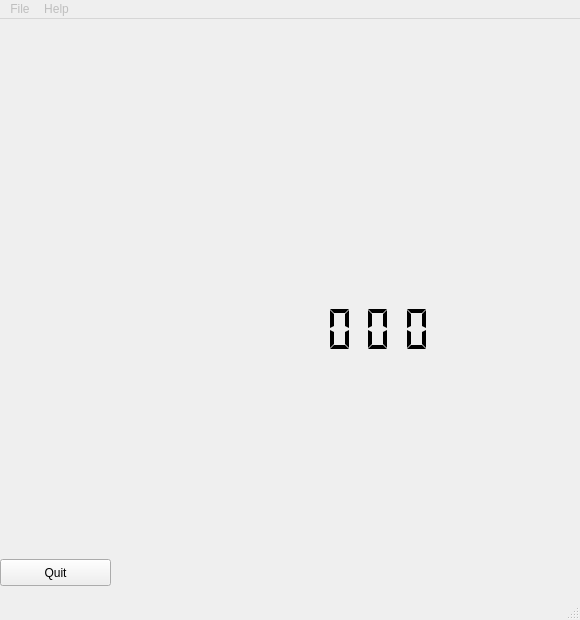
<?xml version="1.0" encoding="UTF-8"?>
<ui version="4.0">
 <class>QtemuReptar</class>
 <widget class="QMainWindow" name="QtemuReptar">
  <property name="geometry">
   <rect>
    <x>0</x>
    <y>0</y>
    <width>580</width>
    <height>620</height>
   </rect>
  </property>
  <property name="sizePolicy">
   <sizepolicy hsizetype="Expanding" vsizetype="Expanding">
    <horstretch>0</horstretch>
    <verstretch>0</verstretch>
   </sizepolicy>
  </property>
  <property name="minimumSize">
   <size>
    <width>580</width>
    <height>620</height>
   </size>
  </property>
  <property name="maximumSize">
   <size>
    <width>580</width>
    <height>620</height>
   </size>
  </property>
  <property name="contextMenuPolicy">
   <enum>Qt::ActionsContextMenu</enum>
  </property>
  <property name="windowTitle">
   <string>QtemuReptar</string>
  </property>
  <property name="autoFillBackground">
   <bool>false</bool>
  </property>
  <property name="toolButtonStyle">
   <enum>Qt::ToolButtonIconOnly</enum>
  </property>
  <property name="tabShape">
   <enum>QTabWidget::Rounded</enum>
  </property>
  <widget class="QWidget" name="centralWidget">
   <property name="sizePolicy">
    <sizepolicy hsizetype="Expanding" vsizetype="Expanding">
     <horstretch>0</horstretch>
     <verstretch>0</verstretch>
    </sizepolicy>
   </property>
   <widget class="QLabel" name="bbLabel">
    <property name="geometry">
     <rect>
      <x>0</x>
      <y>10</y>
      <width>581</width>
      <height>531</height>
     </rect>
    </property>
    <property name="lineWidth">
     <number>0</number>
    </property>
    <property name="text">
     <string/>
    </property>
    <property name="pixmap">
     <pixmap resource="qtemu.qrc">:/img/fpga_board.png</pixmap>
    </property>
    <property name="scaledContents">
     <bool>false</bool>
    </property>
    <property name="alignment">
     <set>Qt::AlignBottom|Qt::AlignLeading|Qt::AlignLeft</set>
    </property>
    <property name="openExternalLinks">
     <bool>false</bool>
    </property>
   </widget>
   <widget class="QPushButton" name="btnStop">
    <property name="enabled">
     <bool>true</bool>
    </property>
    <property name="geometry">
     <rect>
      <x>0</x>
      <y>540</y>
      <width>111</width>
      <height>27</height>
     </rect>
    </property>
    <property name="text">
     <string>Quit</string>
    </property>
   </widget>
   <widget class="QLabel" name="lblClcd">
    <property name="geometry">
     <rect>
      <x>143</x>
      <y>122</y>
      <width>261</width>
      <height>91</height>
     </rect>
    </property>
    <property name="font">
     <font>
      <family>Courier New</family>
      <pointsize>16</pointsize>
      <weight>75</weight>
      <bold>true</bold>
     </font>
    </property>
    <property name="cursor">
     <cursorShape>BlankCursor</cursorShape>
    </property>
    <property name="text">
     <string/>
    </property>
    <property name="textFormat">
     <enum>Qt::PlainText</enum>
    </property>
    <property name="wordWrap">
     <bool>false</bool>
    </property>
   </widget>
   <widget class="QLCDNumber" name="lcdSevenSeg2">
    <property name="geometry">
     <rect>
      <x>364</x>
      <y>285</y>
      <width>28</width>
      <height>51</height>
     </rect>
    </property>
    <property name="frameShape">
     <enum>QFrame::NoFrame</enum>
    </property>
    <property name="frameShadow">
     <enum>QFrame::Plain</enum>
    </property>
    <property name="lineWidth">
     <number>0</number>
    </property>
    <property name="digitCount">
     <number>1</number>
    </property>
    <property name="segmentStyle">
     <enum>QLCDNumber::Flat</enum>
    </property>
   </widget>
   <widget class="QLCDNumber" name="lcdSevenSeg1">
    <property name="geometry">
     <rect>
      <x>326</x>
      <y>285</y>
      <width>28</width>
      <height>51</height>
     </rect>
    </property>
    <property name="frameShape">
     <enum>QFrame::NoFrame</enum>
    </property>
    <property name="frameShadow">
     <enum>QFrame::Plain</enum>
    </property>
    <property name="lineWidth">
     <number>0</number>
    </property>
    <property name="digitCount">
     <number>1</number>
    </property>
    <property name="segmentStyle">
     <enum>QLCDNumber::Flat</enum>
    </property>
   </widget>
   <widget class="QLCDNumber" name="lcdSevenSeg3">
    <property name="geometry">
     <rect>
      <x>403</x>
      <y>285</y>
      <width>28</width>
      <height>51</height>
     </rect>
    </property>
    <property name="frameShape">
     <enum>QFrame::NoFrame</enum>
    </property>
    <property name="frameShadow">
     <enum>QFrame::Plain</enum>
    </property>
    <property name="lineWidth">
     <number>0</number>
    </property>
    <property name="digitCount">
     <number>1</number>
    </property>
    <property name="segmentStyle">
     <enum>QLCDNumber::Flat</enum>
    </property>
   </widget>
   <widget class="QPushButton" name="btn1">
    <property name="geometry">
     <rect>
      <x>204</x>
      <y>391</y>
      <width>32</width>
      <height>32</height>
     </rect>
    </property>
    <property name="cursor">
     <cursorShape>PointingHandCursor</cursorShape>
    </property>
    <property name="text">
     <string/>
    </property>
    <property name="flat">
     <bool>true</bool>
    </property>
    <attribute name="buttonGroup">
     <string notr="true">pushButtons</string>
    </attribute>
   </widget>
   <widget class="QPushButton" name="btn2">
    <property name="geometry">
     <rect>
      <x>138</x>
      <y>435</y>
      <width>32</width>
      <height>32</height>
     </rect>
    </property>
    <property name="cursor">
     <cursorShape>PointingHandCursor</cursorShape>
    </property>
    <property name="text">
     <string/>
    </property>
    <property name="flat">
     <bool>true</bool>
    </property>
    <attribute name="buttonGroup">
     <string notr="true">pushButtons</string>
    </attribute>
   </widget>
   <widget class="QPushButton" name="btn3">
    <property name="geometry">
     <rect>
      <x>204</x>
      <y>478</y>
      <width>32</width>
      <height>32</height>
     </rect>
    </property>
    <property name="cursor">
     <cursorShape>PointingHandCursor</cursorShape>
    </property>
    <property name="text">
     <string/>
    </property>
    <property name="flat">
     <bool>true</bool>
    </property>
    <attribute name="buttonGroup">
     <string notr="true">pushButtons</string>
    </attribute>
   </widget>
   <widget class="QPushButton" name="btn4">
    <property name="geometry">
     <rect>
      <x>270</x>
      <y>435</y>
      <width>32</width>
      <height>32</height>
     </rect>
    </property>
    <property name="cursor">
     <cursorShape>PointingHandCursor</cursorShape>
    </property>
    <property name="text">
     <string/>
    </property>
    <property name="flat">
     <bool>true</bool>
    </property>
    <attribute name="buttonGroup">
     <string notr="true">pushButtons</string>
    </attribute>
   </widget>
   <widget class="QPushButton" name="btn5">
    <property name="geometry">
     <rect>
      <x>203</x>
      <y>435</y>
      <width>32</width>
      <height>32</height>
     </rect>
    </property>
    <property name="cursor">
     <cursorShape>PointingHandCursor</cursorShape>
    </property>
    <property name="text">
     <string/>
    </property>
    <property name="flat">
     <bool>true</bool>
    </property>
    <attribute name="buttonGroup">
     <string notr="true">pushButtons</string>
    </attribute>
   </widget>
   <widget class="QPushButton" name="btn6">
    <property name="geometry">
     <rect>
      <x>138</x>
      <y>349</y>
      <width>32</width>
      <height>32</height>
     </rect>
    </property>
    <property name="cursor">
     <cursorShape>PointingHandCursor</cursorShape>
    </property>
    <property name="text">
     <string/>
    </property>
    <property name="flat">
     <bool>true</bool>
    </property>
    <attribute name="buttonGroup">
     <string notr="true">pushButtons</string>
    </attribute>
   </widget>
   <widget class="QPushButton" name="btn7">
    <property name="geometry">
     <rect>
      <x>204</x>
      <y>349</y>
      <width>32</width>
      <height>32</height>
     </rect>
    </property>
    <property name="cursor">
     <cursorShape>PointingHandCursor</cursorShape>
    </property>
    <property name="text">
     <string/>
    </property>
    <property name="flat">
     <bool>true</bool>
    </property>
    <attribute name="buttonGroup">
     <string notr="true">pushButtons</string>
    </attribute>
   </widget>
   <widget class="QPushButton" name="btn8">
    <property name="geometry">
     <rect>
      <x>269</x>
      <y>348</y>
      <width>32</width>
      <height>32</height>
     </rect>
    </property>
    <property name="cursor">
     <cursorShape>PointingHandCursor</cursorShape>
    </property>
    <property name="text">
     <string/>
    </property>
    <property name="flat">
     <bool>true</bool>
    </property>
    <attribute name="buttonGroup">
     <string notr="true">pushButtons</string>
    </attribute>
   </widget>
   <widget class="QWidget" name="layoutWidget">
    <property name="geometry">
     <rect>
      <x>132</x>
      <y>516</y>
      <width>161</width>
      <height>21</height>
     </rect>
    </property>
    <layout class="QHBoxLayout" name="ledsArray">
     <property name="spacing">
      <number>0</number>
     </property>
     <property name="sizeConstraint">
      <enum>QLayout::SetDefaultConstraint</enum>
     </property>
     <item>
      <widget class="Led" name="led7" native="true"/>
     </item>
     <item>
      <widget class="Led" name="led6" native="true"/>
     </item>
     <item>
      <widget class="Led" name="led5" native="true"/>
     </item>
     <item>
      <widget class="Led" name="led4" native="true"/>
     </item>
     <item>
      <widget class="Led" name="led3" native="true"/>
     </item>
     <item>
      <widget class="Led" name="led2" native="true"/>
     </item>
     <item>
      <widget class="Led" name="led1" native="true"/>
     </item>
     <item>
      <widget class="Led" name="led0" native="true"/>
     </item>
    </layout>
   </widget>
  </widget>
  <widget class="QStatusBar" name="statusBar">
   <property name="baseSize">
    <size>
     <width>100</width>
     <height>20</height>
    </size>
   </property>
   <property name="cursor">
    <cursorShape>PointingHandCursor</cursorShape>
   </property>
  </widget>
  <widget class="QMenuBar" name="menuBar">
   <property name="enabled">
    <bool>false</bool>
   </property>
   <property name="geometry">
    <rect>
     <x>0</x>
     <y>0</y>
     <width>580</width>
     <height>27</height>
    </rect>
   </property>
   <widget class="QMenu" name="menuAbout">
    <property name="title">
     <string>Help</string>
    </property>
    <addaction name="actionAbout"/>
   </widget>
   <widget class="QMenu" name="menuQtemu_REPTAR">
    <property name="title">
     <string>File</string>
    </property>
    <addaction name="actionConfigure"/>
    <addaction name="actionQuit"/>
   </widget>
   <addaction name="menuQtemu_REPTAR"/>
   <addaction name="menuAbout"/>
  </widget>
  <action name="actionQuit">
   <property name="text">
    <string>Quit</string>
   </property>
  </action>
  <action name="actionConfigure">
   <property name="text">
    <string>Configure</string>
   </property>
  </action>
  <action name="actionAbout">
   <property name="text">
    <string>About</string>
   </property>
  </action>
 </widget>
 <layoutdefault spacing="6" margin="11"/>
 <customwidgets>
  <customwidget>
   <class>Led</class>
   <extends>QWidget</extends>
   <header location="global">ledWidget.h</header>
   <container>1</container>
  </customwidget>
 </customwidgets>
 <resources>
  <include location="qtemu.qrc"/>
 </resources>
 <connections/>
 <buttongroups>
  <buttongroup name="pushButtons">
   <property name="exclusive">
    <bool>false</bool>
   </property>
  </buttongroup>
 </buttongroups>
</ui>
